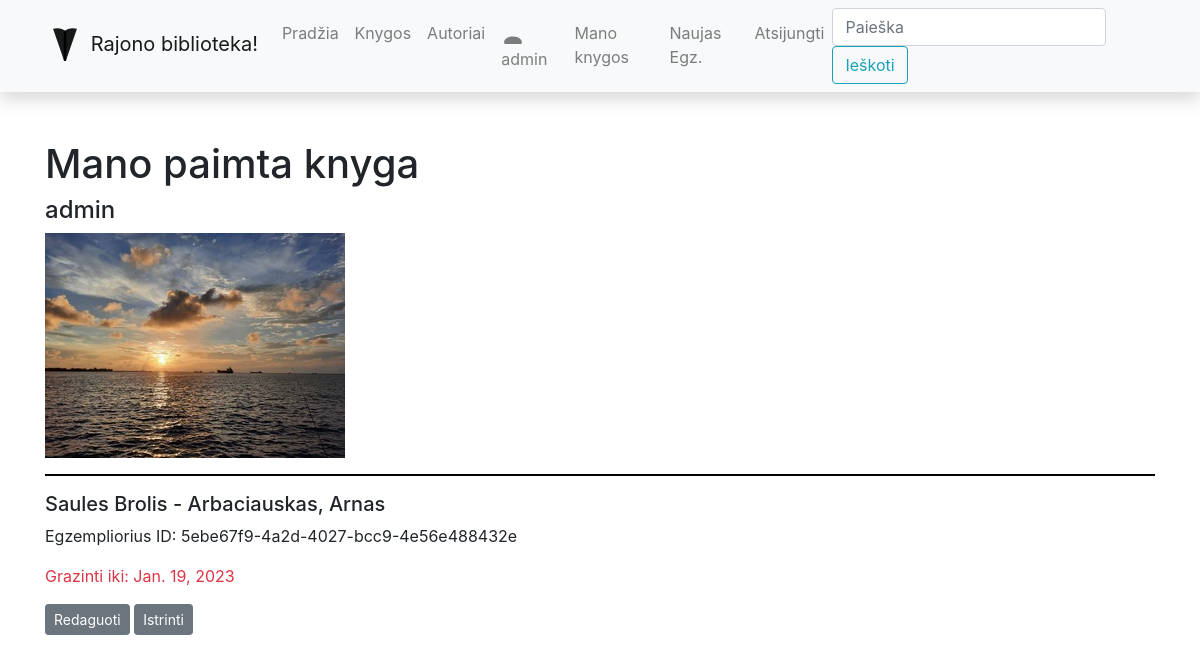
The page /library/mybooks/5ebe67f9-4a2d-4027-bcc9-4e56e488432e (signed in) on the database its author committed.
### library/models.py (models this page shows, shortened)
class BookInstance(models.Model):
    id = models.UUIDField(primary_key=True, default=uuid.uuid4, help_text='Unikalus knygos kopijos ID')
    book = models.ForeignKey('Book', on_delete=models.SET_NULL, null=True)
    due_back = models.DateField('Bus prieinama', null=True, blank=True)
    LOAN_STATUS = (
        ('a', 'Administruojama'),
        ('p', 'Paimta'),
        ('g', 'Galima paimti'),
        ('r', 'Rezervuota')
    )
    status = models.CharField(
        max_length=1,
        choices=LOAN_STATUS,
        blank=True,
        default='a',
        help_text='Status'
    )
    reader = models.ForeignKey(User, on_delete=models.SET_NULL, null=True, blank=True)
    @property
    def is_overdue(self):
        if self.due_back and date.today() > self.due_back:
            return True
        else:
            return False
    class Meta:
        ordering = ['due_back']

class Book(models.Model):
    title = models.CharField('Pavadinimas', max_length=200)
    author = models.ForeignKey('Author', on_delete=models.SET_NULL, null=True, related_name='books')
    summary = models.TextField('Aprasymas', max_length=1000, help_text='Trumpas knygos aprasymas')
    isbn = models.CharField('ISBN', max_length=13)
    genre = models.ManyToManyField(Genre, help_text='Isrinkite zanra knygai')
    cover = models.ImageField('Virselis', upload_to='covers', null=True, blank=True)
    def display_genre(self):
        return '; '.join([genre.name for genre in self.genre.all()])
    display_genre.short_description = 'Zanras'
    def __str__(self):
        return f'{self.title}'
    class Meta:
        verbose_name = "Knyga"
        verbose_name_plural = "Knygos"

class Author(models.Model):
    first_name = models.CharField('Vardas', max_length=100)
    last_name = models.CharField('Pavarde', max_length=100)
    description = HTMLField()
    def display_books(self):
        return ', '.join([book.title for book in self.books.all()[:3]])
    display_books.short_description = "Knygos"
    class Meta:
        ordering = ['last_name', 'first_name']
        verbose_name = "Autorius"
        verbose_name_plural = "Autoriai"
    def __str__(self):
        return f'{self.last_name}, {self.first_name}'

### library/views.py (the view)
# urls.py: path('mybooks/<uuid:pk>', views.BookByUserDetailView.as_view(), name='my-book'),
class BookByUserDetailView(LoginRequiredMixin, BookDetailView):
    model = BookInstance
    template_name = 'user_book.html'

### library/forms.py
class BookReviewForm(forms.ModelForm):
    class Meta:
        model = BookReview
        fields = ('content', 'book', 'reviewer')
        widgets = {'book': forms.HiddenInput(), 'reviewer': forms.HiddenInput()}

### library/templates/user_book.html
{% extends "base.html" %}
{% load static %}
{% block content %}
<h1>Mano paimta knyga</h1>
<h4>{{user}}</h4>
{% if bookinstance.book.cover %}
<img src="{{bookinstance.book.cover.url}}"/>
{% else %}
<img src="{% static 'img/no-image.png' %}"/>
{% endif %}
<hr>
<h5>{{bookinstance.book}} - {{bookinstance.book.author}} </h5>
<p>Egzempliorius ID: {{bookinstance.pk}}</p>
<p class="{% if bookinstance.is_overdue %}text-danger{% endif %}">Grazinti iki: {{bookinstance.due_back}}</p>
<div>
    <a href="{% url 'my-book-update' bookinstance.pk %}" class="btn btn-secondary btn-sm">Redaguoti</a>
    <a href="{% url 'my-book-delete' bookinstance.pk %}" class="btn btn-secondary btn-sm">Istrinti</a>
</div>
{% endblock %}

### library/templates/base.html (shortened to what this page needs)
<!DOCTYPE html>
<html lang="en">
<head>
    <link
            rel="stylesheet"
            href="https://stackpath.bootstrapcdn.com/bootstrap/4.1.3/css/bootstrap.min.css"
    />
    <link
            rel="stylesheet"
            href="https://cdnjs.cloudflare.com/ajax/libs/font-awesome/4.7.0/css/font-awesome.min.css"
    />
    {% load static %}
    <link rel="stylesheet" href="{% static 'css/styles.css' %}"/>
</head>
<body>
<nav
        class="navbar navbar-expand-lg navbar-light bg-light static-top mb-5 shadow"
>
    <div class="container">
        <a class="navbar-brand" href="#">
            Rajono biblioteka!</a
        >
        <div class="collapse navbar-collapse" id="navbarResponsive">
            <ul class="navbar-nav ml-auto">
                <li class="nav-item">
                    <a class="nav-link" href="{% url 'index' %}">Pradžia</a>
                </li>
                <li class="nav-item">
                    <a class="nav-link" href="{% url 'books' %}">Knygos</a>
                </li>
                <li class="nav-item">
                    <a class="nav-link" href="{% url 'authors' %}">Autoriai</a>
                </li>
                {% if user.is_authenticated%}
                <li class="nav-item"><a class="nav-link" href="{% url 'profilis'%}">
                    {{ user.get_username }}</a></li>
                <li class="nav-item"><a class="nav-link" href="{% url 'my-borrowed' %}">Mano knygos</a></li>
                <li class="nav-item"><a class="nav-link" href="{% url 'my-borrowed-new' %}">Naujas Egz.</a></li>
                <li class="nav-item"><a class="nav-link" href="{% url 'logout'%}">Atsijungti</a></li>
                {% endif %}
            </ul>
            <form
                    class="form-inline my-2 my-lg-0"
                    action="{% url 'search' %}"
                    method="get"
            >
                <input
                        class="form-control mr-sm-2"
                        type="search"
                        placeholder="Paieška"
                        aria-label="Search"
                        name="query"
                />
                <button class="btn btn-outline-info my-2 my-sm-0" type="submit">
                    Ieškoti
                </button>
            </form>
        </div>
    </div>
</nav>
<div class="container">{% block content %}{% endblock %}</div>
</body>
</html>

### library/static/css/styles.css (style rules this page uses)
hr { width: 100%; background-color: black; height: 1px; border-color : transparent; }

### rows shown on the page
BookInstance: book.cover (picture), book "Saules Brolis", book.author "Arbaciauskas, Arnas", pk "5ebe67f9-4a2d-4027-bcc9-4e56e488432e", due_back "Jan. 19, 2023"

### other values the page prints
{{ user.get_username }} "admin"
{{ user }} "admin"
